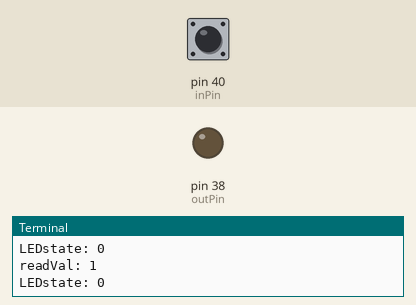
This program was run on a simulated Raspberry Pi (header pin numbers). Shown: output pins drawn as LEDs (lit = HIGH), the last lines printed to the terminal. The inputs (shaded band) are chosen by the test bench; at power-on: pin 40 (inPin) HIGH.

Above: at 1.2 s.
1.3 s: pin 40 (inPin) pulled LOW for 0.15 s
At 2.2 s:
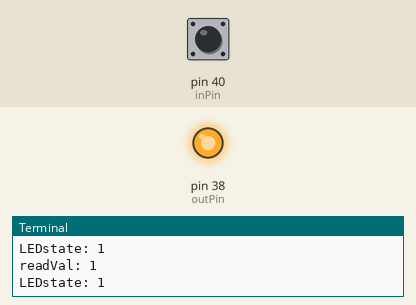
3.0 s: pin 40 (inPin) pulled LOW for 1 s
At 4.4 s:
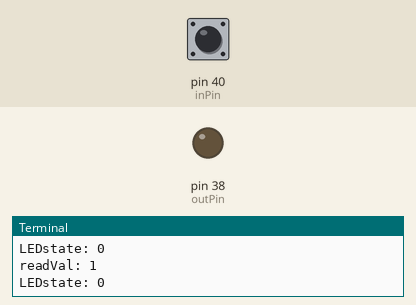
5.5 s: pin 40 (inPin) pulled LOW for 3.2 s
At 9.8 s:
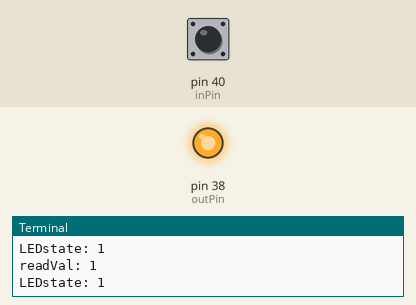
Timing chart, 0 to 11.3 s (numbered marks = the images above; inputs shaded):
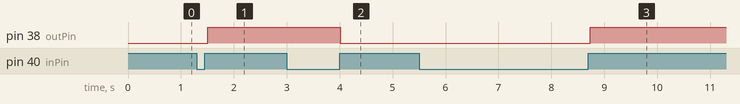

Measured:
- after the input at 1.3 s, pin 38 (outPin): LOW → HIGH after 0.21 s
- after the input at 3.0 s, pin 38 (outPin): HIGH → LOW after 1.0 s
- after the input at 5.5 s, pin 38 (outPin): LOW → HIGH after 3.2 s

The program:

Lesson8.py
```python
import RPi.GPIO as GPIO
from time import sleep

delay = .1
inPin = 40
outPin = 38

GPIO.setmode(GPIO.BOARD)
GPIO.setup(outPin, GPIO.OUT)
GPIO.setup(inPin, GPIO.IN, pull_up_down=GPIO.PUD_UP)

GPIO.output(outPin, GPIO.LOW)
oldButtonState = 1
try:
    while True:
        buttonState = GPIO.input(inPin)
        print(f"readVal: {buttonState}")

        LEDstate = GPIO.input(outPin)
        print(f"LEDstate: {LEDstate}")

        if buttonState == 1 and oldButtonState == 0:
            LEDstate = not LEDstate
            GPIO.output(outPin, LEDstate)
        oldButtonState = buttonState
        sleep(delay)

except KeyboardInterrupt:
    GPIO.cleanup()
    print("Goodbye")
```
